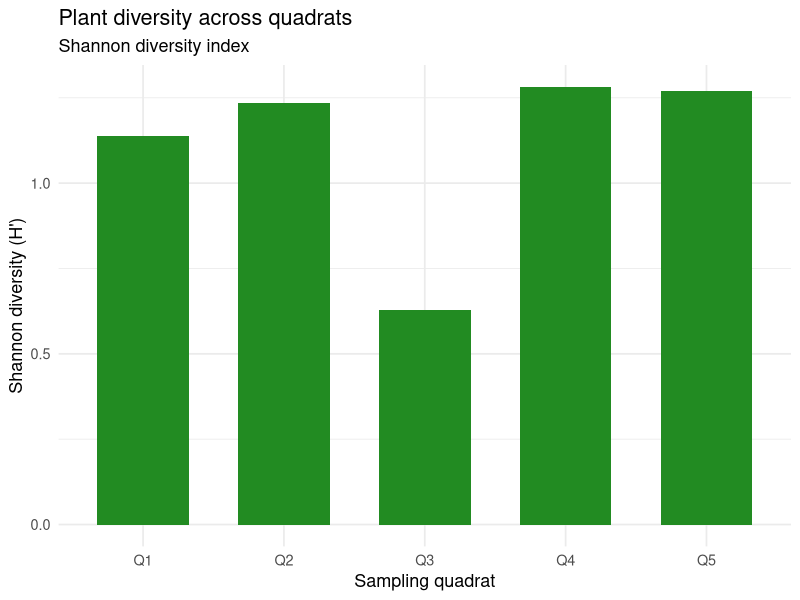
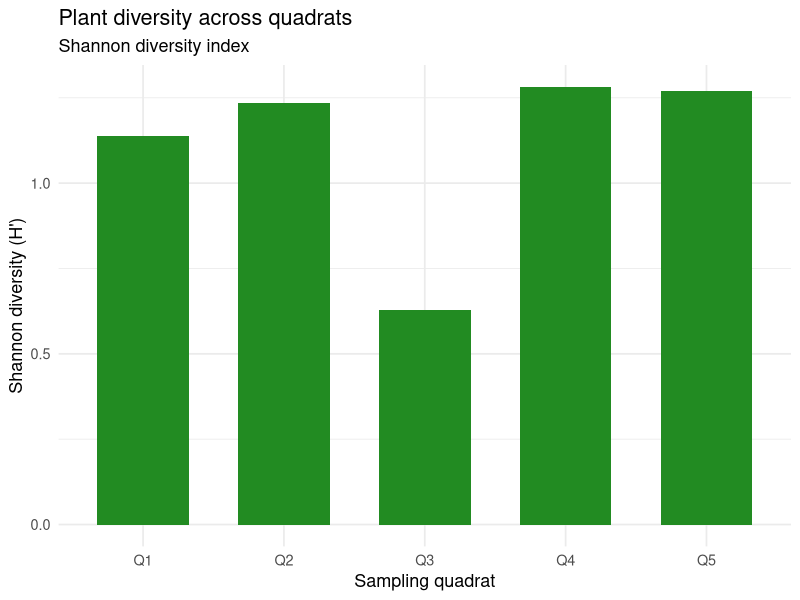

These figures' R source, in order:

# Day 01 - Introduction to ecological data analysis
# Plant Ecology Data Analysis with R

# Check the R version
R.version.string

# Install the essential packages
#install.packages(c("tidyverse", "vegan", "readxl"))

# Load the packages

library(tidyverse)
library(vegan)
library(readxl)

# -----------------------------------------
# 1. Create a vegetation dataset
# -----------------------------------------

vegetation <- data.frame(
  row.names = c("Q1", "Q2", "Q3", "Q4", "Q5"),
  
  Lolium_perenne = c(40, 30, 60, 20, 10),
  
  Trifolium_repens = c(20, 25, 0, 35, 10),
  
  Plantago_lanceolata = c(10, 5, 10, 15, 30),
  
  Dactylis_glomerata = c(5, 15, 5, 10, 25)
)

# Display the vegetation table
vegetation


# -----------------------------------------
# 2. Biodiversity indices using vegan
# -----------------------------------------

# Species richness
richness <- specnumber(vegetation)

# Shannon diversity
shannon <- diversity(vegetation, index = "shannon")

# Gini-Simpson diversity
simpson <- diversity(vegetation, index = "simpson")

# Combine results into one table
results <- data.frame(
  Quadrat = rownames(vegetation),
  Richness = richness,
  Shannon = round(shannon, 3),
  Simpson = round(simpson, 3)
)

# Display results
print(results)

# -----------------------------------------
# 3. Scientific visualization with ggplot2
# -----------------------------------------

# Shannon diversity across quadrats

ggplot(results, aes(x = Quadrat, y = Shannon)) +
  geom_col(fill = "forestgreen", width = 0.65) +
  labs(
    title = "Plant diversity across quadrats",
    subtitle = "Shannon diversity index",
    x = "Sampling quadrat",
    y = "Shannon diversity (H')"
  ) +
  theme_minimal(base_size = 13)


# -----------------------------------------
# 4. Save the scientific figure
# -----------------------------------------

# Store the plot as an object
p1 <- ggplot(results, aes(x = Quadrat, y = Shannon)) +
  geom_col(fill = "forestgreen", width = 0.65) +
  labs(
    title = "Plant diversity across quadrats",
    subtitle = "Shannon diversity index",
    x = "Sampling quadrat",
    y = "Shannon diversity (H')"
  ) +
  theme_minimal(base_size = 13)

# Save the figure
ggsave(
  filename = "day01_shannon_diversity.png",
  plot = p1,
  width = 8,
  height = 5,
  dpi = 300
)



# -----------------------------------------
# 5. Export biodiversity results
# -----------------------------------------

write.csv(
  results,
  file = "day01_diversity_results.csv",
  row.names = FALSE
)

getwd()

list.files()
